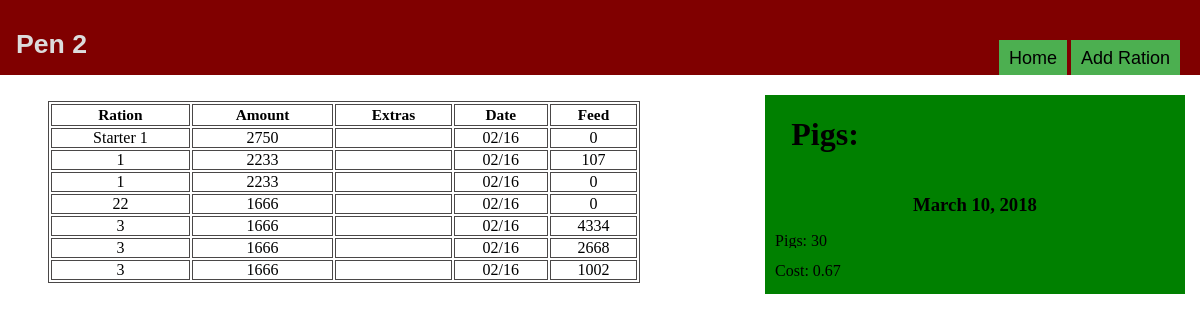
The page /pigs/pen2/ (signed in) on the database as committed earlier.
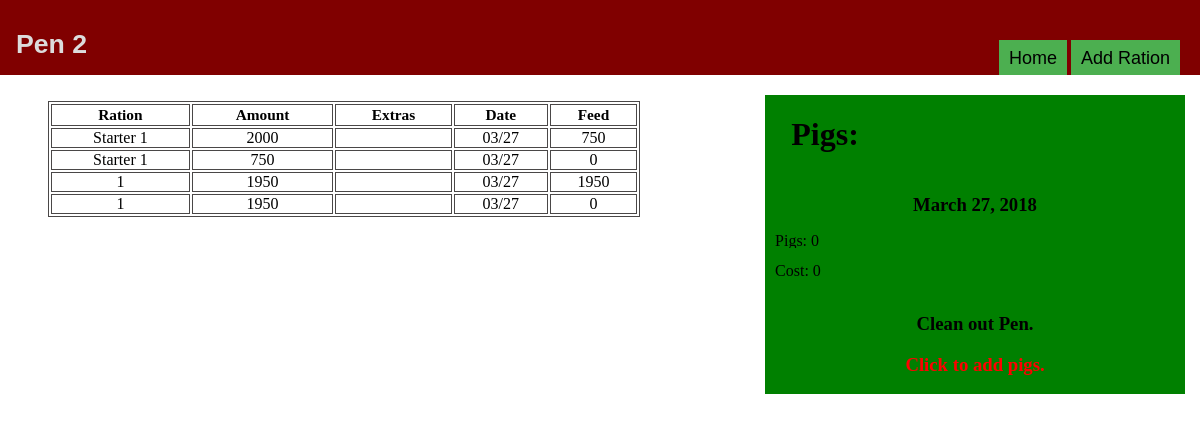
The same page on the database as committed later.
### pigs/models.py (models this page shows, shortened)
class Pigsinpen(models.Model):
    pigpen = models.ForeignKey(Pigpen,on_delete=models.CASCADE)
    pigs = models.PositiveIntegerField()
    pig_cost_total = models.DecimalField(max_digits=6,decimal_places=2)
    date = models.DateTimeField()
    notes = models.CharField(max_length = 300,blank=True,null = True)

class pigration(models.Model):
    pigpen = models.ForeignKey(Pigpen, on_delete= models.CASCADE)
    ration = models.ForeignKey(Ration, on_delete=models.CASCADE,to_field='ration_number')
    ration_price = models.DecimalField(max_digits=19, decimal_places=4)
    pigsinapen = models.CharField(max_length=4)
    extras = models.CharField(max_length=15, null = True, blank=True)
    ration_amount = models.IntegerField()
    date = models.DateTimeField(blank=True)

class Ration(models.Model):
    id = models.PositiveIntegerField(primary_key=True)
    ration_number = models.CharField(max_length=15, unique=True)
    feed_per_pig = models.CharField(max_length=3,default = 55)
    created = False
    def __str__(self):
      return self.ration_number
    class Meta:
        ordering = ['id']

### pigs/views.py (the view)
# urls.py: url(r'^pen(?P<pk>[0-9]+)/$', views.penview.as_view(), name = 'pen'),
class penview(LoginRequiredMixin, generic.DetailView):
    model = Pigpen
    template_name = 'pigs/penview.html'
    def get_context_data(self, **kwargs):
        context = super().get_context_data(**kwargs)
        context['pens'] = Pigpen.objects.all()
        context['latestpigs'] = getlatestpigchange(self.kwargs['pk'],1)
        return context

### pigs/models.py (called while the page is built)
    def __str__(self):
        return str(self.pen)

### pigs/templatetags/appfilters.py (called while the page is built)
@register.simple_tag
def getfeed(ration,pigpen,inpen,date):
    rat = pigration.objects.filter(pigpen=pigpen).filter(ration=ration).filter(date__lte=date).aggregate(Sum('ration_amount'))
    feed = rat['ration_amount__sum']
    amount = int(Ration.objects.values_list('feed_per_pig', flat = True).get(ration_number=ration))
    try:
        pigs = int(Pigsinpen.objects.values_list('pigs', flat =True).get(id=inpen))
        total = amount*pigs-feed
        if total < 50:
            return 0
        else:
            return total
    except:
        pigs = 0
        return "No Pigs!"

@register.filter
def divide(value,key):
    try:
        return round(value / key,2)
    except:
        return 0

### pigs/views.py (called while the page is built)
def getlatestpigchange(pigpen,number):
    try:
        latestpigs = Pigsinpen.objects.values('id','pigs','pig_cost_total','date','notes').filter(pigpen=pigpen).order_by('-date')[:number]
    except:
        latestpigs = '0'
    return latestpigs

### pigs/templates/pigs/penview.html (shortened to what this page needs)
﻿<!DOCTYPE html>
{% load static %}
{% load appfilters %}
<link rel="stylesheet" type="text/css" href="{% static 'pigs/penviewstyles.css'%}" />
<link rel="stylesheet" type="text/css" href="{% static 'pigs/Generalstyles.css' %}" />
<link rel="stylesheet" href="https://cdnjs.cloudflare.com/ajax/libs/font-awesome/4.7.0/css/font-awesome.min.css">
<html lang="en" xmlns="http://www.w3.org/1999/xhtml">
<head>
</head>
<body>
    <div class="sidebar col-4 col-m-3">
        <a class="col-3 col-m-3 nostyle" href="{%url 'pigs:pigsforpen' pigpen %}"><h1>Pigs:</h1></a>
        {% for pig in latestpigs %}
            <a class="nostyle rightclick" href="#" >
                <h3>{{pig.date|date}}</h3>
                <p>Pigs: {{pig.pigs}}</p>
                <p class="sidebarp">Cost: {{pig.pig_cost_total|divide:pig.pigs}}</p>
            </a>
            {% if pig.pigs == 0 %}
                <h3><a class="nostyle" href="{% url 'pigs:dpig' pigpen %}">Clean out Pen.</a></h3>
                <h3><a class="nopigs" href="{% url 'pigs:addpigs' pigpen %}">Click to add pigs.</a></h3>
            {%endif%}
        {%empty %}
            <h3><a class="nopigs" href="{% url 'pigs:addpigs' pigpen %}">Click to add pigs.</a></h3>
        {%endfor%}
    </div>
        <div class="content">
            <div class="header">
                <div class="dropdown">
                    <button class="headerdropbtn"><h1 id="pen">Pen {{pigpen}}</h1></button>
                </div>
                <div class="headerbuttons">
                    <button class="dropbtn"><a class="nostyle" href="{% url 'pigs:index' %}">Home</a></button>
                    <button class="dropbtn"><a class="nostyle" href="{% url 'pigs:addration' pigpen %}">Add Ration</a></button>
                </div>
            </div>
            <table class="col-6 col-m-6 col-s-12 sortable">
                <tr>
                    <th class="col-s-2">Ration</th>
                    <th class="col-s-3">Amount</th>
                    <th class="col-s-2">Extras</th>
                    <th class="col-m-3 col-s-2">Date</th>
                    <th class="col-s-3">Feed</th>
                </tr>
                {% for pig in pigpen.pigration_set.all %}
                <tr>
                    <td><a class="rightclicktable" id="{{forloop.counter}}" href="{% url 'pigs:updateration' pig.pigpen pig.id %}">{{pig.ration}}</a></td>
                    <td><a class="rightclicktable" id="{{forloop.counter}}" href="{% url 'pigs:updateration' pig.pigpen pig.id %}">{{pig.ration_amount}}</a></td>
                    <td class="overflow">{{pig.extras|default_if_none:""}}</td>
                    <td><a class="rightclicktable" id="{{forloop.counter}}" href="{% url 'pigs:updateration' pig.pigpen pig.id %}">{{pig.date|date:'m/j'}}</a></td>
                    {% getfeed pig.ration pig.pigpen pig.pigsinapen pig.date as feed %}
                    <td><a class="rightclicktable" id="{{forloop.counter}}" href="{% url 'pigs:updateration' pig.pigpen pig.id %}">{{feed}}</a></td>
                </tr>
                {%endfor%}
            </table>
        </div>
</body>
</html>

Rows that differ between the two databases and show on the page:
removed Pigsinpen: date "March 10, 2018", pigs "30", pig_cost_total|divide "0.67"
removed pigration: ration "Starter 1", ration_amount "2750", date "02/16", feed "0"
removed pigration: ration "1", ration_amount "2233", date "02/16", feed "107"
removed pigration: ration "1", ration_amount "2233", date "02/16", feed "0"
removed pigration: ration "22", ration_amount "1666", date "02/16", feed "0"
removed pigration: ration "3", ration_amount "1666", date "02/16", feed "4334"
removed pigration: ration "3", ration_amount "1666", date "02/16", feed "2668"
removed pigration: ration "3", ration_amount "1666", date "02/16", feed "1002"
added Pigsinpen: date "March 27, 2018", pigs "0", pig_cost_total|divide "0", shows "Clean out Pen."
added pigration: ration "Starter 1", ration_amount "2000", date "03/27", feed "750"
added pigration: ration "Starter 1", ration_amount "750", date "03/27", feed "0"
added pigration: ration "1", ration_amount "1950", date "03/27"
added pigration: ration "1", ration_amount "1950", date "03/27", feed "0"
